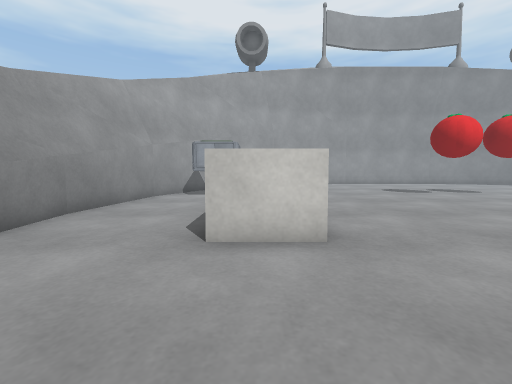
view 1 (above)

21 first-person views from a walk through a 3-D level made in the Unity game engine. The camera is 0.58 m above the floor, tilts 4° down and sees 90° across. The floor is counted in squares, 0.5 m on a side. Each view is taken from the middle of a square. On the plan, view 1 faces up. The plan holds only what a view shows up to about 12 squares ahead; the rest is blank. The place goes on beyond the plan. The player is left out. Surface patterns are stand-ins for the level's own textures.

view 2
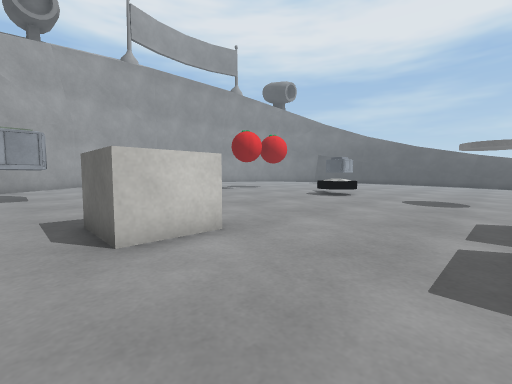

view 3
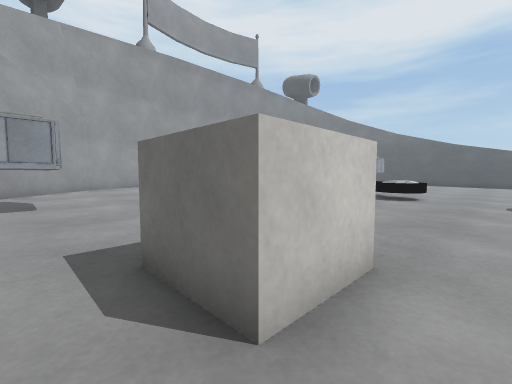

view 4
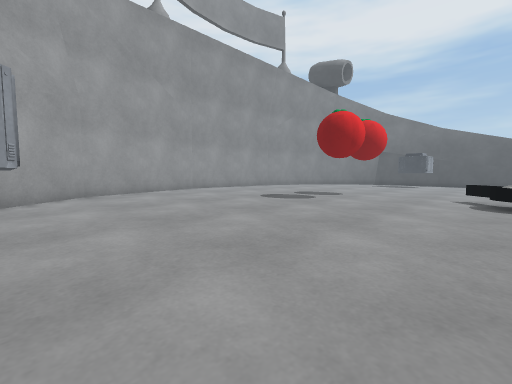

view 5
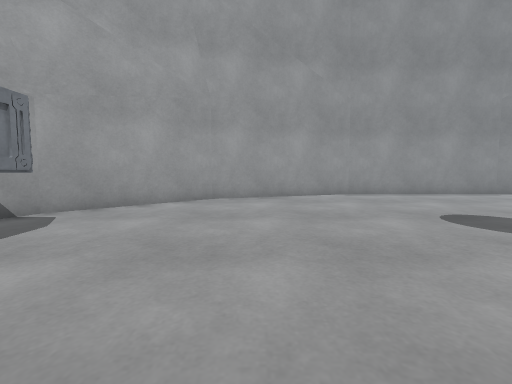

view 6
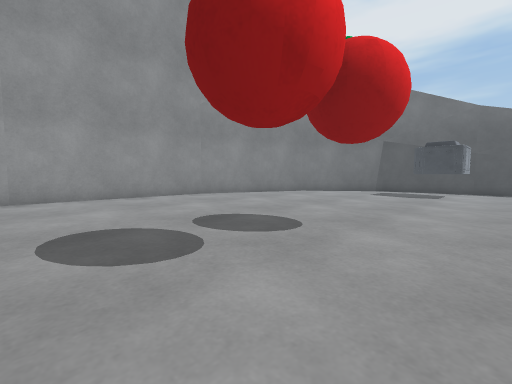

view 7
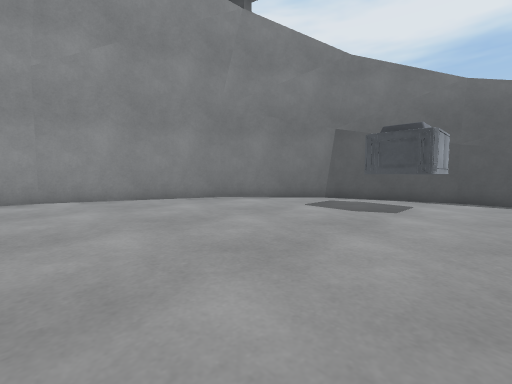

view 8
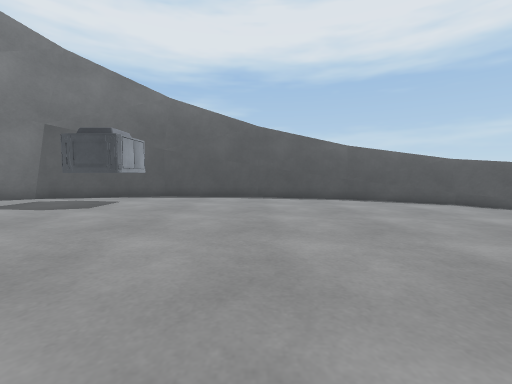

view 9
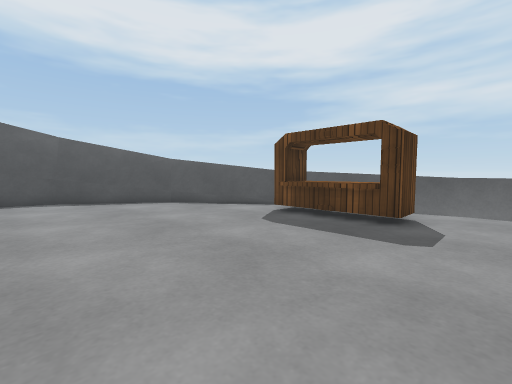

view 10
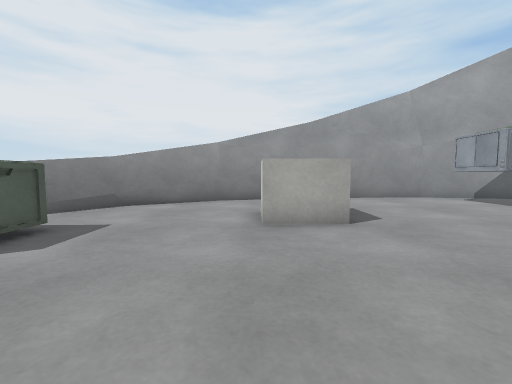

view 11
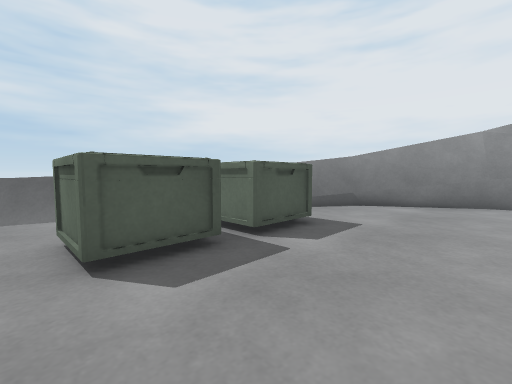

view 12
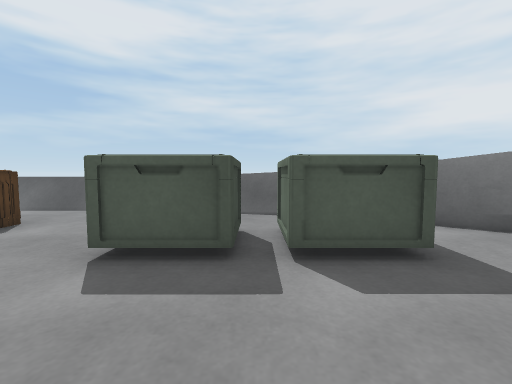

view 13
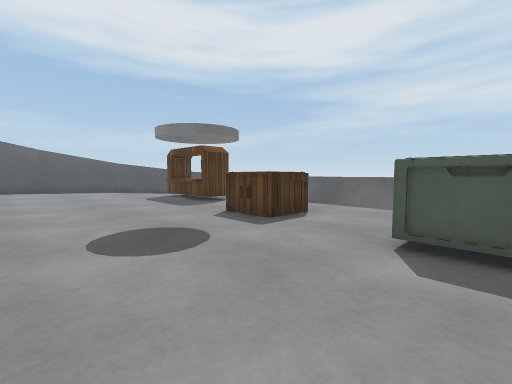

view 14
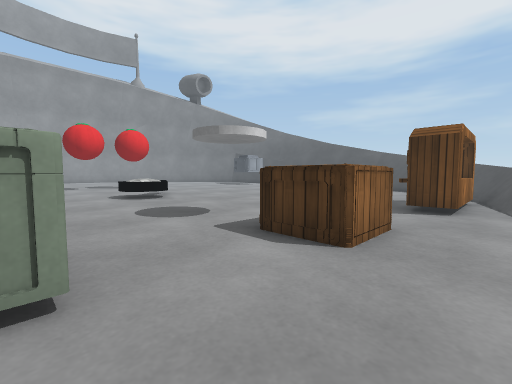

view 15
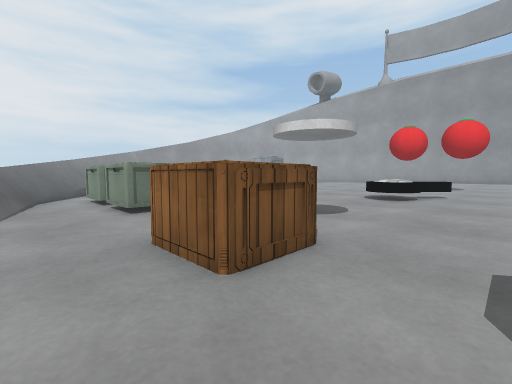

view 16
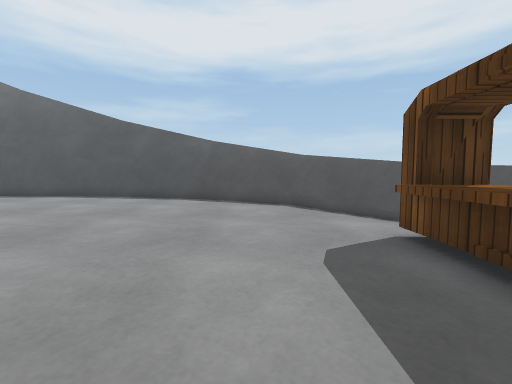

view 17
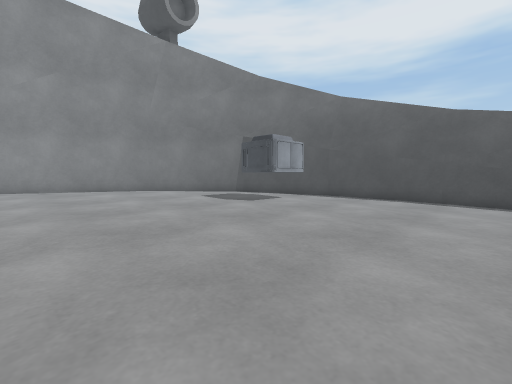

view 18
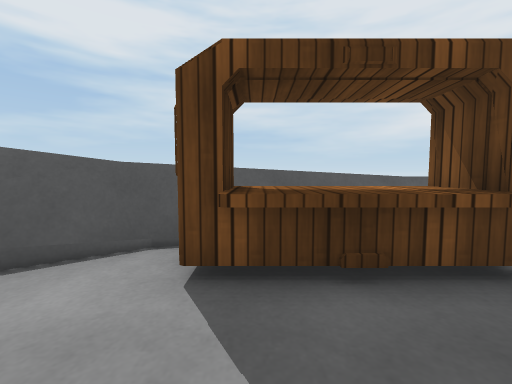

view 19
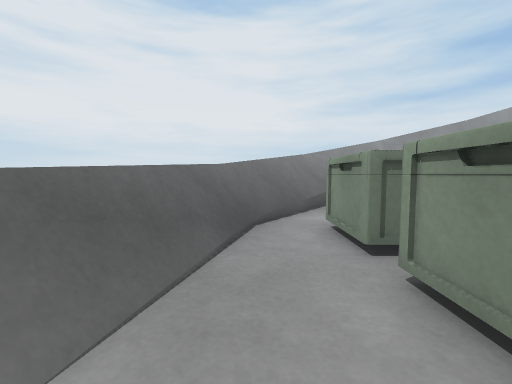

view 20
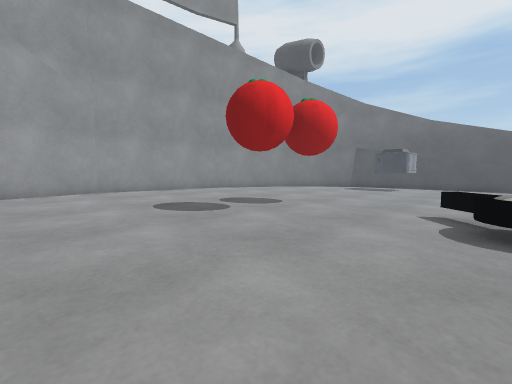

view 21
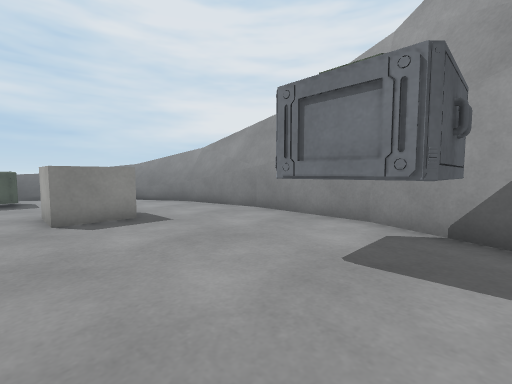

### Floor plan
Key: @ floor where view 1 was taken; # wall or solid block; . main floor; : floor 0.05 m higher than the main floor; + floor 0.1 m higher than the main floor; * floor 0.15 m higher than the main floor; % floor 0.2 m higher than the main floor; = window, fence, low wall or low ledge; ^ raised ledge; O other object.
Columns run from 5 left of view 1 to 26 right of it. Each row starts with its distance up from view 1.
 21            ##########
 20         ####%%%%%%%%####
 19      ####**************####
 18     ##********************##
 17    ##**********************##
 16   ##************************##
 15   #++++++++++++++++++++++++++#
 14  ##++++++++++++++++++++++++++##
 13  #OOO++++++++++++++++++++++OO+#
 12 ##OOO++++++++++++++++++++++OO+##
 11 #++++++++++++++++++++++++++++++#
 10 #::::::::::++++++++++::::::::::#
  9 #::::::::::::::::::::::::::::::#
  8 #:::::::::::::::OO:::::::::::::#
  7 #::::::::::::::OO::::::::::::::#
  6 #:::OOO::::::::OO::::::::::::::#
  5 #:::O O::::::::::::::::::::::::#
  4 #....OO..::::::::::::::........#
  3 #..............................#
  2 ##............................##
  1 ##............................##
  0  #=..@.......................=#
 -1  ##....OOOOO...OO............##
 -2  ###...OOOOO...O O...OOO....###
 -3   ###=.........OOO..OOOOO.=###
 -4    ###=.............OOOOO=###
 -5      ^#^^==..........==^^#^
 -6         ^^#^========^#^^
 -7             ^^^^^^^^

Positions as (right, up) in squares from view 1, and headings:
1: (0, 0), facing up
2: (-2, 0), facing up-right
3: (-2, 3), facing up-right
4: (-1, 7), facing up-right
5: (3, 9), facing up
6: (7, 10), facing up-right
7: (13, 10), facing up-right
8: (13, 7), facing right
9: (13, 4), facing down-right
10: (7, 4), facing left
11: (7, 3), facing down-left
12: (4, 3), facing down
13: (5, 4), facing down-right
14: (6, -5), facing up-right
15: (14, -5), facing up-left
16: (14, 0), facing right
17: (14, 5), facing up-right
18: (18, 0), facing down
19: (7, -4), facing left
20: (4, 7), facing up-right
21: (2, 14), facing down-left
